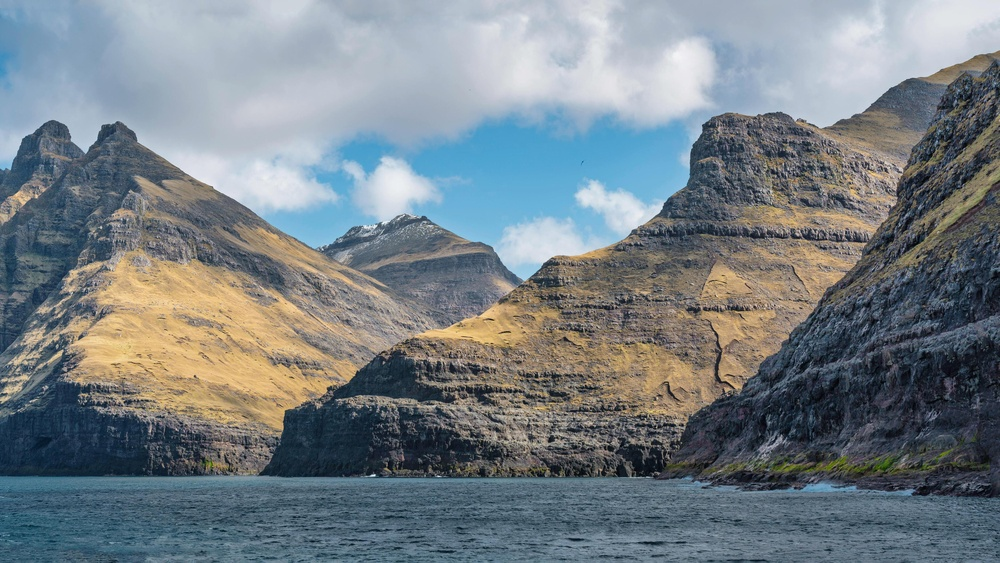
#> input picture Examen/datas/paysage2.jpg, 1000 x 563 px, shrunk from 3750 x 2110 before the run
$ python -i movie_filter.py   (imports and definitions only)
#> lines starting #> are read from the running program, lines starting #| are printed output that depends on the picture
# Ce programme va charger n images et y appliquer un filtre de netteté
# puis les sauvegarder dans un dossier de sortie

from PIL import Image
import os
import numpy as np
from scipy import signal
import time
from mpi4py import MPI


# Fonction pour appliquer un filtre de netteté à une image
def apply_filter(image):
    # On charge l'image
#> called with image = 'datas/paysage2.jpg'
    img = Image.open(image)
#> img is the input picture: PIL image 1000x563 RGB; mean R, G, B 118.3, 127.8, 133.6
    print(f"Taille originale {img.size}")
#| Taille originale (1000, 563)
    # Conversion en HSV :
    img = img.convert('HSV')
#> img: PIL image 1000x563 HSV; mean H, S, V 120, 66.7, 143.5
    # On convertit l'image en tableau numpy et on normalise
    img = np.repeat(np.repeat(np.array(img), 2, axis=0), 2, axis=1)
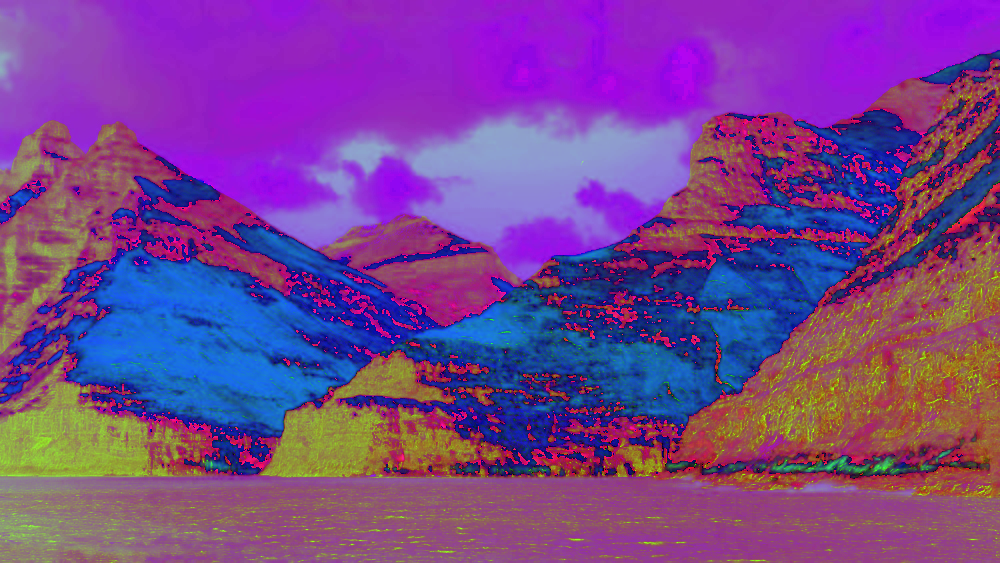
#> img: shape (1126, 2000, 3) (shown at 1/2 size); mean R, G, B 120, 66.7, 143.5
    img = np.array(img, dtype=np.double)/255.
    print(f"Nouvelle taille : {img.shape}")
#| Nouvelle taille : (1126, 2000, 3)
    # Tout d'abord, on crée un masque de flou gaussien
    mask = np.array([[1., 2., 1.], [2., 4., 2.], [1., 2., 1.]]) / 16.
    # On applique le filtre de flou
    blur_image = np.zeros_like(img, dtype=np.double)
    for i in range(3):
        blur_image[:,:,i] = signal.convolve2d(img[:,:,i], mask, mode='same')
    # On crée un masque de netteté
    mask = np.array([[0., -1., 0.], [-1., 5., -1.], [0., -1., 0.]])
    # On applique le filtre de netteté
    sharpen_image = np.zeros_like(img)
    sharpen_image[:,:,:2] = blur_image[:,:,:2]
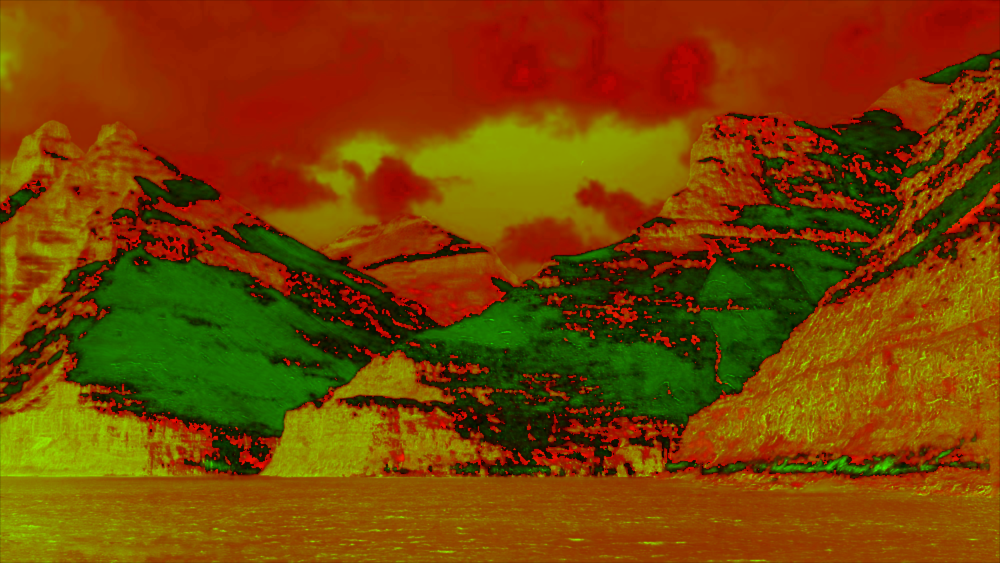
#> sharpen_image: shape (1126, 2000, 3) float64 (shown at 1/2 size); mean R, G, B 0.47, 0.261, 0
    sharpen_image[:,:,2] = np.clip(signal.convolve2d(blur_image[:,:,2], mask, mode='same'), 0., 1.)

    sharpen_image *= 255.
    sharpen_image = sharpen_image.astype(np.uint8)
    # On retourne l'image modifiée
    return Image.fromarray(sharpen_image, 'HSV').convert('RGB')


""" path = "datas/perroquets/"
# On crée un dossier de sortie
if not os.path.exists("sorties/perroquets"):
    os.makedirs("sorties/perroquets")
out_path = "sorties/perroquets/"

output_images = []

# démarrer le chronomètre
start_time = time.time()

for i in range(37):
    image = path + "Perroquet{:04d}.jpg".format(i+1)
    sharpen_image = apply_filter(image)
    output_images.append(sharpen_image)
    print(f"image {i+1} processed")

# arrêter le chronomètre
end_time = time.time()
total_time = end_time - start_time
print(f"total execution time: {total_time:.2f} seconds")

# on sauvegarde les images modifiées
for i, img in enumerate(output_images):
    img.save(out_path + "Perroquet{:04d}.jpg".format(i+1))
print("images saved") """

comm = MPI.COMM_WORLD
# [1 line that did not run here, left out]
# [1 line that did not run here, left out]

path = "datas/perroquets/"
out_path = "sorties/perroquets/"
# [9 lines not run here, left out]

# répartir les chunks entre les processus
# [1 line that did not run here, left out]

start_time = time.time()

# traiter les images de chque processus
processed_images = []
# [7 lines not run here, left out]
end_time = time.time()
total_time = end_time - start_time
# [1 line that did not run here, left out]
# [2 lines not run here, left out]

# chaque processus envoie ses images modifiées au processus 0
# [1 line that did not run here, left out]

# [6 lines not run here, left out]

>>> result = apply_filter('datas/paysage2.jpg')
